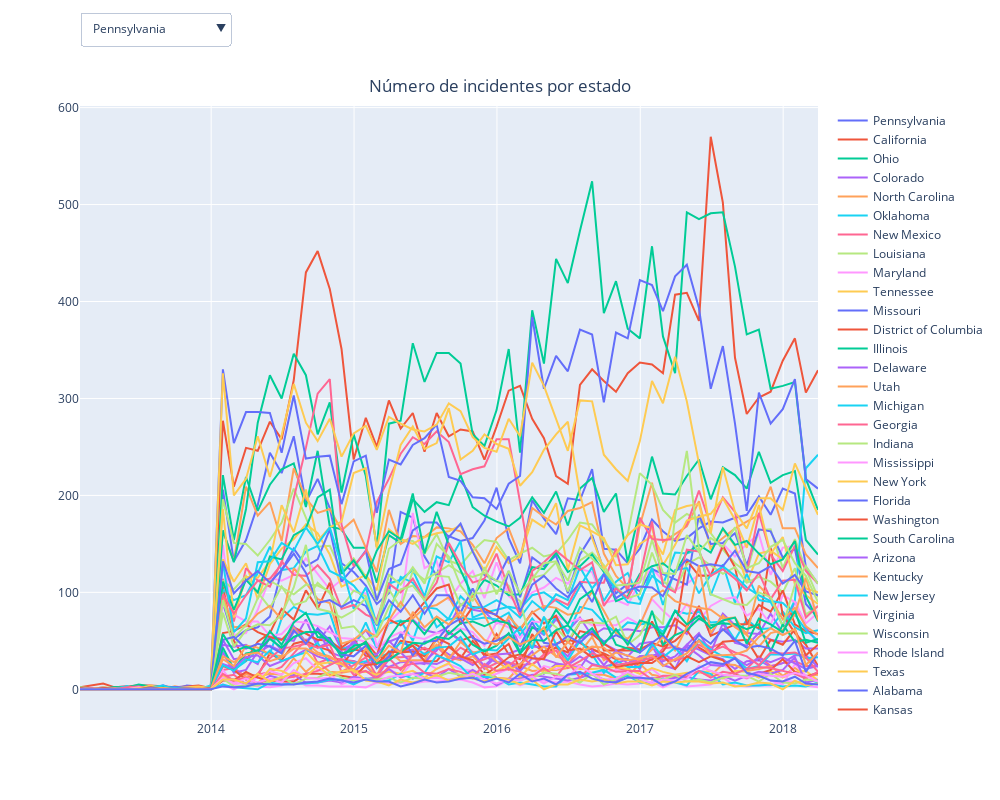

Write notebook code for a chart like this one.
### Code cell
buttons = []
i = 0



fig3 = go.Figure()
state_list = list(df['state'].unique())

for state in state_list:
    
    data = df['state']==state
    data.resample('M').sum()

    fig3.add_trace(
        go.Scatter(
            x = df.resample('M').count().index,
            y = data.resample('M').sum(),
            name = state, visible = (i==0)
        )
    )
    
for state in state_list:
    args = [False] * len(state_list)
    args[i] = True
    
    #create a button object for the country we are on
    button = dict(label = state,
                  method = "update",
                  args=[{"visible": args}])
    
    #add the button to our list of buttons
    buttons.append(button)
    
    #i is an iterable used to tell our "args" list which value to set to True
    i+=1  
    
fig3.update_layout(updatemenus=[dict(active=0,
                                    type="dropdown",
                                    buttons=buttons,
                                    x = 0,
                                    y = 1.1,
                                    xanchor = 'left',
                                    yanchor = 'bottom'),
                              ])

fig3.update_layout(title={
             'text': "Número de incidentes por estado",
         'y':0.9,
         'x':0.5,
         'xanchor': 'center',
         'yanchor': 'top'
}
                 )

fig3.update_layout(
    autosize=False,
    width=1000,
    height=800,)
